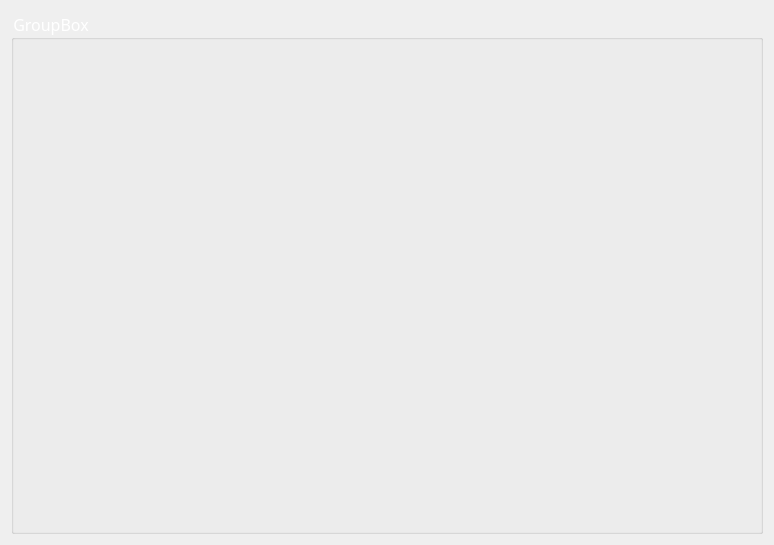
<?xml version="1.0" encoding="UTF-8"?>
<ui version="4.0">
 <class>LogComWid</class>
 <widget class="QWidget" name="LogComWid">
  <property name="geometry">
   <rect>
    <x>0</x>
    <y>0</y>
    <width>774</width>
    <height>545</height>
   </rect>
  </property>
  <property name="windowTitle">
   <string>Form</string>
  </property>
  <layout class="QGridLayout" name="gridLayout">
   <item row="0" column="0">
    <widget class="QGroupBox" name="groupBox">
     <property name="font">
      <font>
       <family>微软雅黑</family>
       <pointsize>12</pointsize>
      </font>
     </property>
     <property name="styleSheet">
      <string notr="true">color:rgb(255,255,255)</string>
     </property>
     <property name="title">
      <string>GroupBox</string>
     </property>
     <layout class="QGridLayout" name="gridLayout_2">
      <item row="0" column="0" rowspan="2">
       <widget class="QWidget" name="dateWid" native="true">
        <property name="minimumSize">
         <size>
          <width>200</width>
          <height>0</height>
         </size>
        </property>
        <property name="maximumSize">
         <size>
          <width>220</width>
          <height>16777215</height>
         </size>
        </property>
        <property name="styleSheet">
         <string notr="true">color:rgb(0,0,0)</string>
        </property>
       </widget>
      </item>
      <item row="0" column="1" rowspan="2">
       <widget class="QWidget" name="widget" native="true">
        <property name="styleSheet">
         <string notr="true">color:rgb(0,0,0)</string>
        </property>
       </widget>
      </item>
     </layout>
    </widget>
   </item>
  </layout>
 </widget>
 <resources/>
 <connections/>
</ui>
